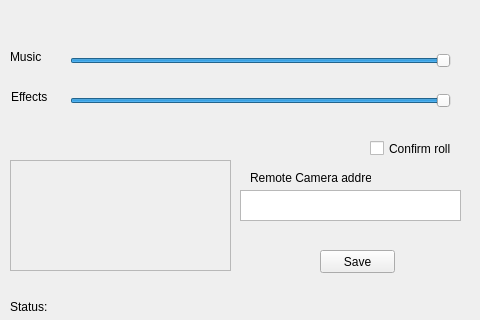
<?xml version="1.0" encoding="UTF-8"?>
<ui version="4.0">
 <class>MainWindow</class>
 <widget class="QMainWindow" name="MainWindow">
  <property name="geometry">
   <rect>
    <x>0</x>
    <y>0</y>
    <width>480</width>
    <height>320</height>
   </rect>
  </property>
  <property name="minimumSize">
   <size>
    <width>480</width>
    <height>320</height>
   </size>
  </property>
  <property name="maximumSize">
   <size>
    <width>480</width>
    <height>320</height>
   </size>
  </property>
  <property name="windowTitle">
   <string>MainWindow</string>
  </property>
  <widget class="QWidget" name="centralwidget">
   <widget class="QLabel" name="StatusLabel">
    <property name="geometry">
     <rect>
      <x>10</x>
      <y>300</y>
      <width>462</width>
      <height>13</height>
     </rect>
    </property>
    <property name="text">
     <string>Status: </string>
    </property>
   </widget>
   <widget class="QStackedWidget" name="stackedWidget">
    <property name="geometry">
     <rect>
      <x>10</x>
      <y>10</y>
      <width>451</width>
      <height>291</height>
     </rect>
    </property>
    <property name="currentIndex">
     <number>5</number>
    </property>
    <widget class="QWidget" name="page_3">
     <widget class="QLabel" name="label">
      <property name="geometry">
       <rect>
        <x>140</x>
        <y>110</y>
        <width>171</width>
        <height>31</height>
       </rect>
      </property>
      <property name="text">
       <string>Wyszukiwanie klienta gry...</string>
      </property>
     </widget>
    </widget>
    <widget class="QWidget" name="page">
     <widget class="QGraphicsView" name="graphicsView">
      <property name="geometry">
       <rect>
        <x>0</x>
        <y>0</y>
        <width>451</width>
        <height>251</height>
       </rect>
      </property>
     </widget>
     <widget class="QPushButton" name="pushButton">
      <property name="geometry">
       <rect>
        <x>130</x>
        <y>260</y>
        <width>75</width>
        <height>23</height>
       </rect>
      </property>
      <property name="text">
       <string>Confirm</string>
      </property>
     </widget>
     <widget class="QPushButton" name="pushButton_4">
      <property name="geometry">
       <rect>
        <x>250</x>
        <y>260</y>
        <width>75</width>
        <height>23</height>
       </rect>
      </property>
      <property name="text">
       <string>Cancel</string>
      </property>
     </widget>
    </widget>
    <widget class="QWidget" name="page_6"/>
    <widget class="QWidget" name="page_4">
     <layout class="QVBoxLayout" name="verticalLayout">
      <item>
       <widget class="QPushButton" name="NewGameButton">
        <property name="text">
         <string>New Game</string>
        </property>
       </widget>
      </item>
      <item>
       <widget class="QPushButton" name="ContinueButton">
        <property name="text">
         <string>Continue</string>
        </property>
       </widget>
      </item>
      <item>
       <widget class="QPushButton" name="SettingsButton">
        <property name="text">
         <string>Settings</string>
        </property>
       </widget>
      </item>
     </layout>
    </widget>
    <widget class="QWidget" name="page_5">
     <layout class="QGridLayout" name="gridLayout">
      <item row="0" column="0">
       <widget class="QPushButton" name="MinusPlayerButton">
        <property name="font">
         <font>
          <pointsize>20</pointsize>
         </font>
        </property>
        <property name="text">
         <string>-</string>
        </property>
       </widget>
      </item>
      <item row="0" column="1">
       <widget class="QLCDNumber" name="PlayerNumberSelectLCD">
        <property name="intValue" stdset="0">
         <number>1</number>
        </property>
       </widget>
      </item>
      <item row="0" column="2">
       <widget class="QPushButton" name="PlusPlayerButton">
        <property name="font">
         <font>
          <pointsize>20</pointsize>
         </font>
        </property>
        <property name="text">
         <string>+</string>
        </property>
       </widget>
      </item>
      <item row="1" column="1">
       <widget class="QPushButton" name="pushButton_2">
        <property name="text">
         <string>Start Game</string>
        </property>
       </widget>
      </item>
     </layout>
    </widget>
    <widget class="QWidget" name="page_2">
     <widget class="QSlider" name="horizontalSlider">
      <property name="geometry">
       <rect>
        <x>60</x>
        <y>40</y>
        <width>381</width>
        <height>22</height>
       </rect>
      </property>
      <property name="value">
       <number>99</number>
      </property>
      <property name="orientation">
       <enum>Qt::Horizontal</enum>
      </property>
     </widget>
     <widget class="QSlider" name="horizontalSlider_2">
      <property name="geometry">
       <rect>
        <x>60</x>
        <y>80</y>
        <width>381</width>
        <height>22</height>
       </rect>
      </property>
      <property name="value">
       <number>99</number>
      </property>
      <property name="orientation">
       <enum>Qt::Horizontal</enum>
      </property>
     </widget>
     <widget class="QCheckBox" name="checkBox">
      <property name="geometry">
       <rect>
        <x>360</x>
        <y>130</y>
        <width>81</width>
        <height>17</height>
       </rect>
      </property>
      <property name="text">
       <string>Confirm rolls</string>
      </property>
     </widget>
     <widget class="QLabel" name="label_2">
      <property name="geometry">
       <rect>
        <x>1</x>
        <y>80</y>
        <width>47</width>
        <height>13</height>
       </rect>
      </property>
      <property name="text">
       <string>Effects</string>
      </property>
     </widget>
     <widget class="QLabel" name="label_3">
      <property name="geometry">
       <rect>
        <x>0</x>
        <y>40</y>
        <width>47</width>
        <height>13</height>
       </rect>
      </property>
      <property name="text">
       <string>Music</string>
      </property>
     </widget>
     <widget class="QScrollArea" name="scrollArea">
      <property name="geometry">
       <rect>
        <x>0</x>
        <y>150</y>
        <width>221</width>
        <height>111</height>
       </rect>
      </property>
      <property name="widgetResizable">
       <bool>true</bool>
      </property>
      <widget class="QWidget" name="scrollAreaWidgetContents">
       <property name="geometry">
        <rect>
         <x>0</x>
         <y>0</y>
         <width>219</width>
         <height>109</height>
        </rect>
       </property>
       <layout class="QVBoxLayout" name="verticalLayout_2"/>
      </widget>
     </widget>
     <widget class="QTextEdit" name="textEdit">
      <property name="geometry">
       <rect>
        <x>230</x>
        <y>180</y>
        <width>221</width>
        <height>31</height>
       </rect>
      </property>
     </widget>
     <widget class="QLabel" name="label_4">
      <property name="geometry">
       <rect>
        <x>240</x>
        <y>160</y>
        <width>121</width>
        <height>16</height>
       </rect>
      </property>
      <property name="text">
       <string>Remote Camera addres</string>
      </property>
     </widget>
     <widget class="QPushButton" name="SaveButton">
      <property name="geometry">
       <rect>
        <x>310</x>
        <y>240</y>
        <width>75</width>
        <height>23</height>
       </rect>
      </property>
      <property name="text">
       <string>Save</string>
      </property>
     </widget>
    </widget>
   </widget>
  </widget>
 </widget>
 <resources/>
 <connections/>
</ui>
